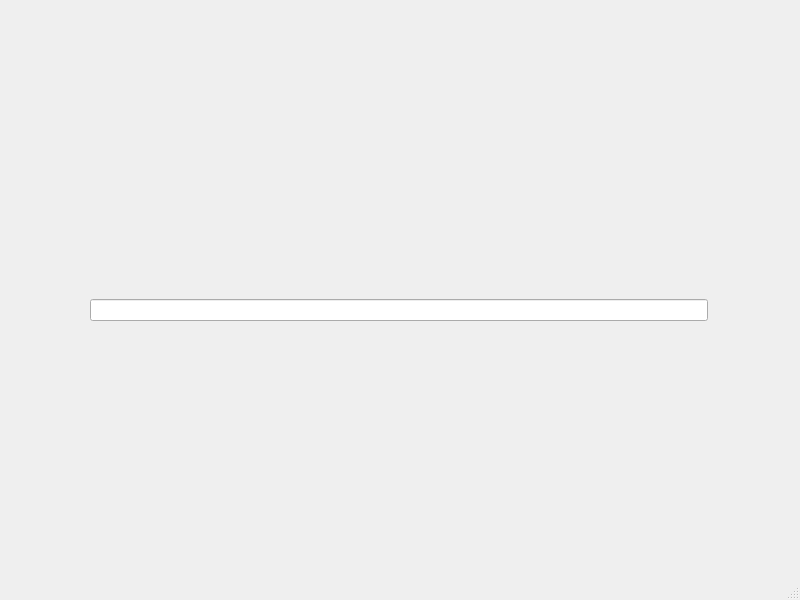
<?xml version="1.0" encoding="UTF-8"?>
<ui version="4.0">
 <class>MainWindow</class>
 <widget class="QMainWindow" name="MainWindow">
  <property name="geometry">
   <rect>
    <x>0</x>
    <y>0</y>
    <width>800</width>
    <height>600</height>
   </rect>
  </property>
  <property name="windowTitle">
   <string>MainWindow</string>
  </property>
  <widget class="QWidget" name="centralwidget">
   <widget class="QWidget" name="horizontalLayoutWidget">
    <property name="geometry">
     <rect>
      <x>90</x>
      <y>260</y>
      <width>631</width>
      <height>101</height>
     </rect>
    </property>
    <layout class="QHBoxLayout" name="horizontalLayout">
     <item>
      <widget class="QLineEdit" name="lineEdit"/>
     </item>
     <item>
      <widget class="QLabel" name="label">
       <property name="text">
        <string/>
       </property>
      </widget>
     </item>
    </layout>
   </widget>
  </widget>
  <widget class="QMenuBar" name="menubar">
   <property name="geometry">
    <rect>
     <x>0</x>
     <y>0</y>
     <width>800</width>
     <height>22</height>
    </rect>
   </property>
  </widget>
  <widget class="QStatusBar" name="statusbar"/>
 </widget>
 <resources/>
 <connections/>
</ui>
